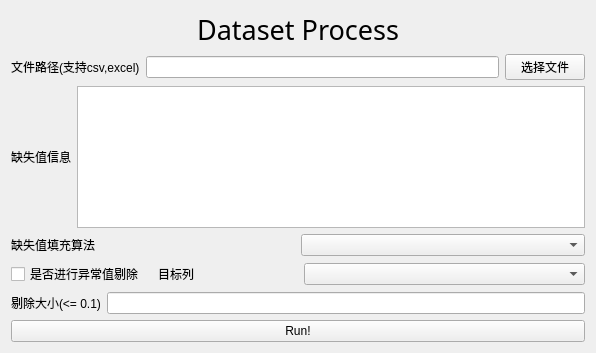
<?xml version="1.0" encoding="UTF-8"?>
<ui version="4.0">
 <class>Demo</class>
 <widget class="QWidget" name="Demo">
  <property name="geometry">
   <rect>
    <x>0</x>
    <y>0</y>
    <width>596</width>
    <height>353</height>
   </rect>
  </property>
  <property name="windowTitle">
   <string>Form</string>
  </property>
  <layout class="QVBoxLayout" name="verticalLayout_2">
   <item>
    <widget class="QLabel" name="title">
     <property name="font">
      <font>
       <family>Fira Code</family>
       <pointsize>20</pointsize>
      </font>
     </property>
     <property name="text">
      <string>Dataset Process</string>
     </property>
     <property name="alignment">
      <set>Qt::AlignCenter</set>
     </property>
    </widget>
   </item>
   <item>
    <layout class="QHBoxLayout" name="horizontalLayout_4">
     <item>
      <widget class="QLabel" name="label_4">
       <property name="text">
        <string>文件路径(支持csv,excel)</string>
       </property>
      </widget>
     </item>
     <item>
      <widget class="QLineEdit" name="file_path_label"/>
     </item>
     <item>
      <widget class="QPushButton" name="file_choice_btn">
       <property name="text">
        <string>选择文件</string>
       </property>
      </widget>
     </item>
    </layout>
   </item>
   <item>
    <layout class="QHBoxLayout" name="horizontalLayout_2">
     <item>
      <widget class="QLabel" name="label_2">
       <property name="text">
        <string>缺失值信息</string>
       </property>
      </widget>
     </item>
     <item>
      <widget class="QTableWidget" name="missing_ratio_table"/>
     </item>
    </layout>
   </item>
   <item>
    <layout class="QHBoxLayout" name="horizontalLayout_3" stretch="1,1">
     <item>
      <widget class="QLabel" name="label_3">
       <property name="text">
        <string>缺失值填充算法</string>
       </property>
      </widget>
     </item>
     <item>
      <widget class="QComboBox" name="imputation_combo_box"/>
     </item>
    </layout>
   </item>
   <item>
    <layout class="QHBoxLayout" name="horizontalLayout_5" stretch="1,1,2">
     <item>
      <widget class="QCheckBox" name="outiler_check_box">
       <property name="text">
        <string>是否进行异常值剔除</string>
       </property>
      </widget>
     </item>
     <item>
      <widget class="QLabel" name="label_5">
       <property name="text">
        <string>目标列</string>
       </property>
      </widget>
     </item>
     <item>
      <widget class="QComboBox" name="target_comboBox"/>
     </item>
    </layout>
   </item>
   <item>
    <layout class="QHBoxLayout" name="horizontalLayout">
     <item>
      <widget class="QLabel" name="label">
       <property name="text">
        <string>剔除大小(&lt;= 0.1)</string>
       </property>
      </widget>
     </item>
     <item>
      <widget class="QLineEdit" name="outlier_ratio"/>
     </item>
    </layout>
   </item>
   <item>
    <widget class="QPushButton" name="run_btn">
     <property name="text">
      <string>Run!</string>
     </property>
    </widget>
   </item>
  </layout>
 </widget>
 <resources/>
 <connections/>
</ui>
